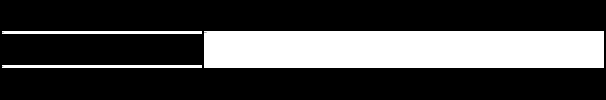
           <widget class="QFrame" name="frame_4">
            <property name="sizePolicy">
             <sizepolicy hsizetype="Preferred" vsizetype="Maximum">
              <horstretch>0</horstretch>
              <verstretch>0</verstretch>
             </sizepolicy>
            </property>
            <property name="styleSheet">
             <string notr="true">background-color: black;</string>
            </property>
            <property name="frameShape">
             <enum>QFrame::StyledPanel</enum>
            </property>
            <property name="frameShadow">
             <enum>QFrame::Raised</enum>
            </property>
            <layout class="QGridLayout" name="gridLayout_5">
             <property name="leftMargin">
              <number>1</number>
             </property>
             <property name="topMargin">
              <number>1</number>
             </property>
             <property name="rightMargin">
              <number>1</number>
             </property>
             <property name="bottomMargin">
              <number>1</number>
             </property>
             <property name="spacing">
              <number>2</number>
             </property>
             <item row="0" column="0">
              <widget class="QLabel" name="NameLabel_4">
               <property name="sizePolicy">
                <sizepolicy hsizetype="Minimum" vsizetype="Maximum">
                 <horstretch>0</horstretch>
                 <verstretch>0</verstretch>
                </sizepolicy>
               </property>
               <property name="minimumSize">
                <size>
                 <width>200</width>
                 <height>0</height>
                </size>
               </property>
               <property name="font">
                <font>
                 <family>Times New Roman,Times,serif</family>
                 <pointsize>-1</pointsize>
                </font>
               </property>
               <property name="styleSheet">
                <string notr="true">background-color: white;</string>
               </property>
               <property name="text">
                <string>von:</string>
               </property>
               <property name="alignment">
                <set>Qt::AlignLeading|Qt::AlignLeft|Qt::AlignTop</set>
               </property>
              </widget>
             </item>
             <item row="1" column="0">
              <widget class="QLabel" name="SurnameLabel_4">
               <property name="sizePolicy">
                <sizepolicy hsizetype="Minimum" vsizetype="Maximum">
                 <horstretch>0</horstretch>
                 <verstretch>0</verstretch>
                </sizepolicy>
               </property>
               <property name="minimumSize">
                <size>
                 <width>200</width>
                 <height>0</height>
                </size>
               </property>
               <property name="font">
                <font>
                 <family>Times New Roman,Times,serif</family>
                 <pointsize>-1</pointsize>
                </font>
               </property>
               <property name="styleSheet">
                <string notr="true">background-color: white;</string>
               </property>
               <property name="text">
                <string>bis:</string>
               </property>
               <property name="alignment">
                <set>Qt::AlignLeading|Qt::AlignLeft|Qt::AlignTop</set>
               </property>
              </widget>
             </item>
             <item row="0" column="2" rowspan="2">
              <widget class="QLabel" name="Name_4">
               <property name="sizePolicy">
                <sizepolicy hsizetype="Minimum" vsizetype="Preferred">
                 <horstretch>0</horstretch>
                 <verstretch>0</verstretch>
                </sizepolicy>
               </property>
               <property name="minimumSize">
                <size>
                 <width>400</width>
                 <height>0</height>
                </size>
               </property>
               <property name="font">
                <font>
                 <family>Times New Roman,Times,serif</family>
                 <pointsize>-1</pointsize>
                </font>
               </property>
               <property name="styleSheet">
                <string notr="true">background-color: white;</string>
               </property>
               <property name="text">
                <string>Firma:</string>
               </property>
               <property name="alignment">
                <set>Qt::AlignLeading|Qt::AlignLeft|Qt::AlignTop</set>
               </property>
               <property name="wordWrap">
                <bool>true</bool>
               </property>
              </widget>
             </item>
            </layout>
           </widget>
